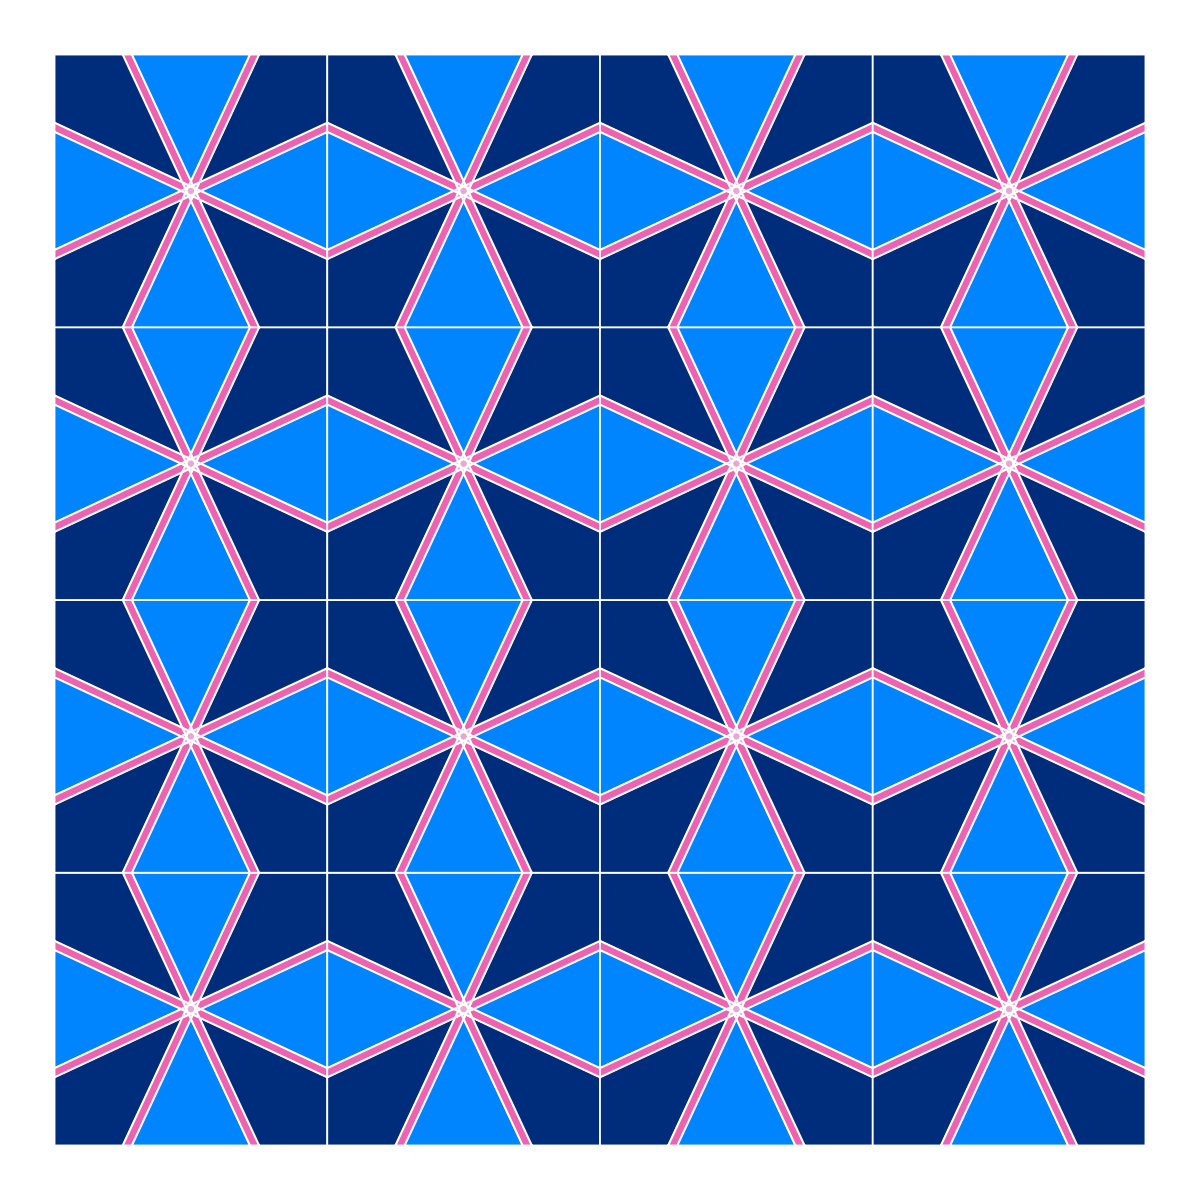

This chart was generated by the following R code:
library(Kaashi)
library(ggplot2)

tile <- motif(theta = 30, delta = 0.5, polyLine = F)

vector = rbind(
  c(2,0),
  c(0,2))
tiles <- tiling(tile, n = 3, type = "periodic", vector = vector) 


tilePlotter(tiles, tileColor = c("#E8A8D3","#E8A8D3","#EE62AF","#002D7B","#0085FF"),
            borderSize = 0.1)


tile <- motif(box = regularPolygon(4), theta = 45, delta = 0.5, n = 4, polyLine = F)

vector = rbind(
  c(2,0),
  c(0,2))
tiles <- tiling(tile, n = 3, type = "periodic", vector = vector) 


tilePlotter(tiles, tileColor = c("#E8A8D3", "#EE62AF", "#0085FF"),
            borderSize = 0.1)

tile <- motif(box = regularPolygon(4), theta = 65, delta = 0.5, n = 4, polyLine = F)

vector = rbind(
  c(2,0),
  c(0,2))
tiles <- tiling(tile, n = 4, type = "periodic", vector = vector) 


tilePlotter(tiles, tileColor = c("#E8A8D3", "#EE62AF", "#0085FF","#002D7B"),
            borderSize = 0.1)

script_dir <- dirname(rstudioapi::getActiveDocumentContext()$path)

ggsave(file.path(script_dir, "featured.png"), width = 4, height = 4)



